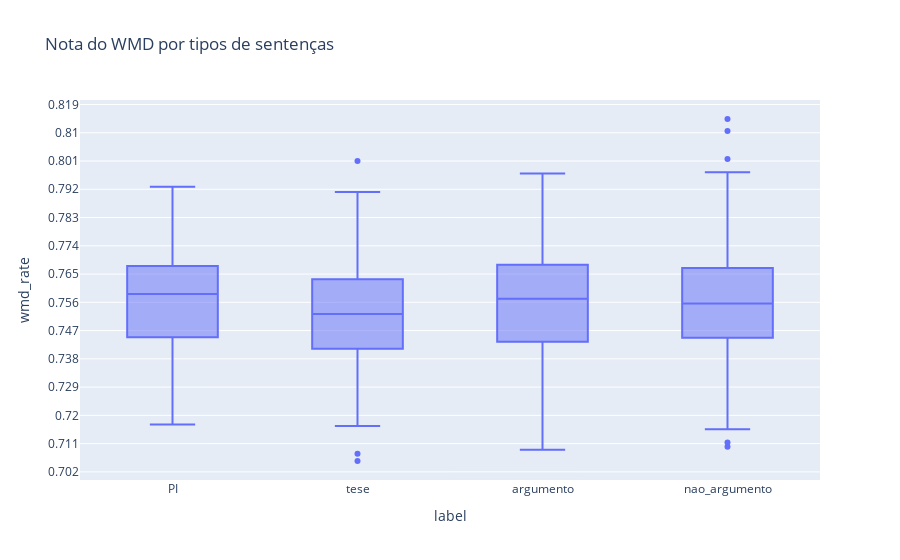

Notebook code cell kept with this figure:
### Code cell
f = px.box(all_indicators_df, y='wmd_rate', x='label', title="Nota do WMD por tipos de sentenças")
f.update_yaxes(
    dtick=0.009
)
f.show()

### Figure 1 — Plotly figure (JSON) as saved in the notebook; plotly's stock layout.template omitted (floating-point values rounded to 4 significant figures; data arrays with more than 128 entries replaced by an {"elided": "..."} marker saying what was removed)
{"data": [{"alignmentgroup": "True", "hovertemplate": "label=%{x}<br>wmd_rate=%{y}<extra></extra>", "legendgroup": "", "marker": {"color": "#636efa"}, "name": "", "notched": false, "offsetgroup": "", "orientation": "v", "showlegend": false, "type": "box", "x": {"elided": "593 str values"}, "x0": " ", "xaxis": "x", "y": {"elided": "593 float values"}, "y0": " ", "yaxis": "y"}], "layout": {"boxmode": "group", "legend": {"tracegroupgap": 0}, "title": {"text": "Nota do WMD por tipos de sentenças"}, "xaxis": {"anchor": "y", "domain": [0, 1], "title": {"text": "label"}}, "yaxis": {"anchor": "x", "domain": [0, 1], "dtick": 0.009, "title": {"text": "wmd_rate"}}}}
